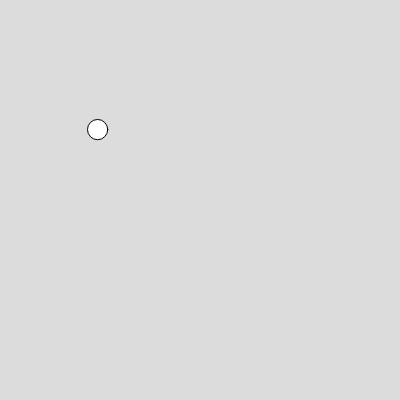
Frame 1 (no input)
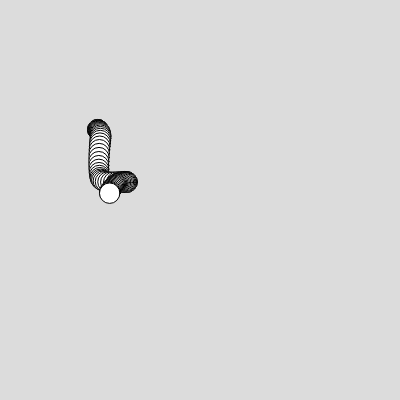
Frame 60 (no input)
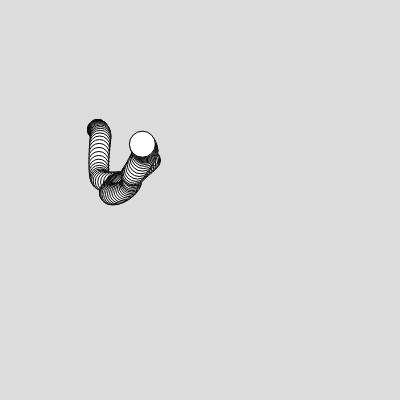
Frame 120 (the mouse pressed at the canvas centre since frame 60)

The p5.js sketch that drew these frames (run headless with seeded random() and noise() and a simulated clock; from frame 60 on, the mouse is pressed at the canvas centre):

// p5.js sketch
// ── sketch.js
"use strict";
/**************************************************************************
  P5 Perlin Noise Walk
  REFERENCES:
  # Nature of Code 2nd Edition Introduction : https://nature-of-code-2nd-edition.netlify.app/introduction/
  # Dan Shiffman’s Coding Train Perlin Noise Tutorial: https://youtu.be/Qf4dIN99e2w
  created 01 Feb 2023
  modified 01 Feb 2023
  by I-Jon Hsieh
 **************************************************************************/
let off = 0;

function setup() {
  createCanvas(400, 400);
  background(220);
}

function draw() {
  // background(220);
  circle(
    noise(100 + off) * width,
    noise(500 + off) * height,
    noise(600 + off) * 50
  );
  off += 0.01;
}
